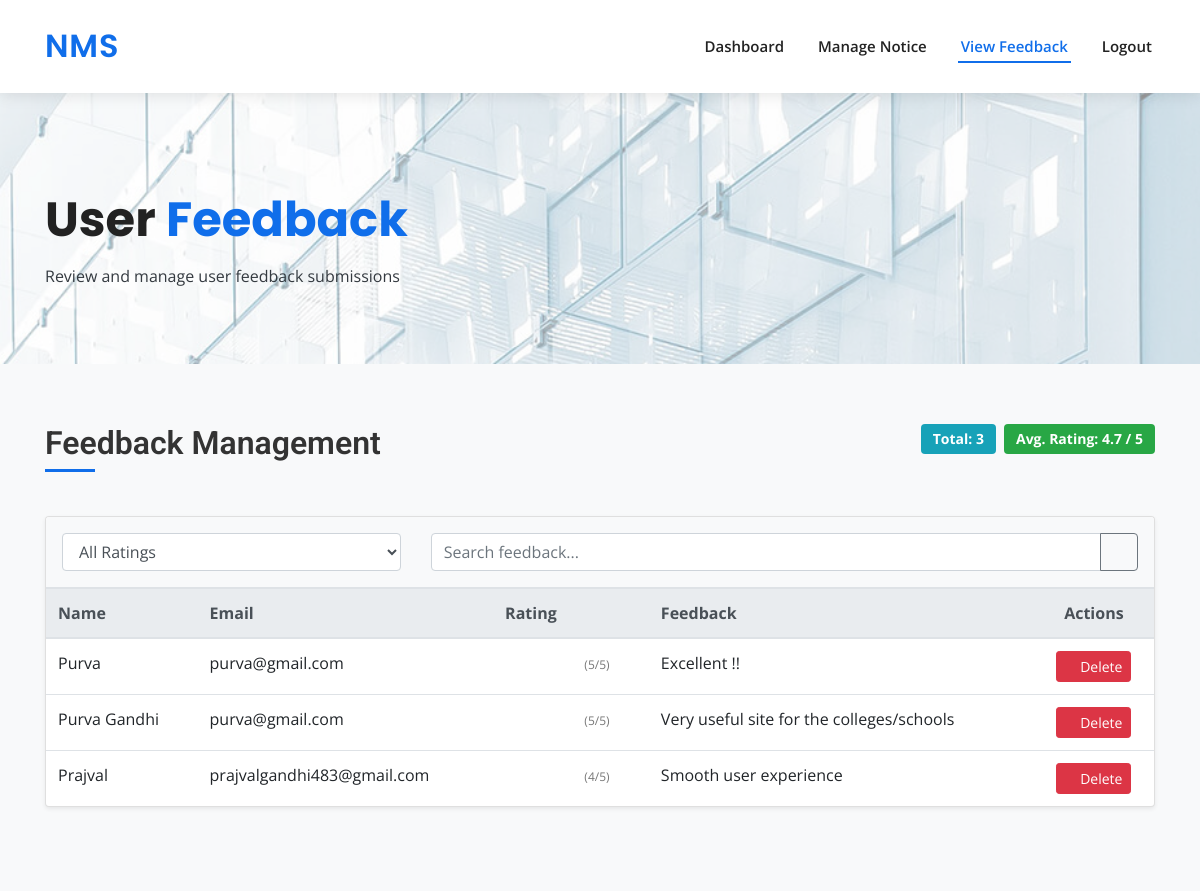
The page /admin/view_feedback.php (signed in) on the database its author committed.
### tables this page shows
CREATE TABLE `feed` (
  `Name` text NOT NULL,
  `Email` text NOT NULL,
  `Rating` int(11) NOT NULL,
  `Text` text NOT NULL,
  `date` date NOT NULL DEFAULT current_timestamp(),
  `id` int(11) NOT NULL
);

### admin/view_feedback.php (the view, shortened to what this page needs)
<!DOCTYPE html>
<html lang="en">
<head>
  <link href="../assets/vendor/bootstrap/css/bootstrap.min.css" rel="stylesheet">
  <link href="../assets/vendor/icofont/icofont.min.css" rel="stylesheet">
  <link href="../assets/vendor/boxicons/css/boxicons.min.css" rel="stylesheet">
  <link href="../assets/vendor/owl.carousel/assets/owl.carousel.min.css" rel="stylesheet">
  <link href="../assets/vendor/venobox/venobox.css" rel="stylesheet">
  <link href="../assets/vendor/aos/aos.css" rel="stylesheet">
  <link href="../assets/css/style.css" rel="stylesheet">
</head>
<body>
  <header id="header" class="fixed-top" style="top: 0;">
    <div class="container d-flex align-items-center">
      <h1 class="logo mr-auto"><a href="dashboard.php"><span>NMS</span></a></h1>
      <nav class="nav-menu d-none d-lg-block">
        <ul>
          <li><a href="dashboard.php">Dashboard</a></li>
          <li><a href="manage_notices.php">Manage Notice</a></li>
          <li class="active"><a href="view_feedback.php">View Feedback</a></li>
          <li><a href="../logout.php">Logout</a></li>
        </ul>
      </nav>
    </div>
  </header>
  <section id="hero" class="d-flex align-items-center" style="height: fit-content;">
    <div class="container">
      <h1>User <span>Feedback</span></h1>
      <p class="mt-3 text-dark">Review and manage user feedback submissions</p>
    </div>
  </section>
  <main id="main">
    <section class="feedback-admin-section">
      <div class="container">
        <div class="row mb-4">
          <div class="col-md-6">
            <h2 class="admin-section-title">Feedback Management</h2>
          </div>
          <div class="col-md-6 text-md-right">
            <div class="feedback-stats">
              <?php
              $con = mysqli_connect("127.0.0.1", "root", "", "nms");
              if($con) {
                $countQuery = "SELECT COUNT(*) as total, AVG(Rating) as avg_rating FROM feed";
                $countResult = mysqli_query($con, $countQuery);
                $stats = mysqli_fetch_assoc($countResult);
                echo '<span class="badge badge-info mr-2">Total: ' . $stats['total'] . '</span>';
                echo '<span class="badge badge-success">Avg. Rating: ' . number_format($stats['avg_rating'], 1) . ' / 5</span>';
              }
              ?>
            </div>
          </div>
        </div>
        <div class="row mb-4">
          <div class="col-lg-12">
            <div class="card shadow-sm">
              <div class="card-body p-0">
                <div class="admin-filter-bar p-3 bg-light border-bottom">
                  <div class="row">
                    <div class="col-md-4 mb-2 mb-md-0">
                      <select class="form-control" id="ratingFilter" onchange="filterFeedback()">
                        <option value="all">All Ratings</option>
                      </select>
                    </div>
                    <div class="col-md-8">
                      <div class="input-group">
                        <input type="text" class="form-control" id="searchFeedback" placeholder="Search feedback..." onkeyup="searchFeedback()">
                        <div class="input-group-append">
                          <button class="btn btn-outline-secondary" type="button"><i class="icofont-search"></i></button>
                        </div>
                      </div>
                    </div>
                  </div>
                </div>
                <div class="table-responsive">
                  <table class="table table-hover admin-feedback-table mb-0" id="feedbackTable">
                    <thead class="thead-light">
                      <tr>
                        <th>Name</th>
                        <th>Email</th>
                        <th>Rating</th>
                        <th>Feedback</th>
                        <th class="text-center">Actions</th>
                      </tr>
                    </thead>
                    <tbody>
                      <?php
                      if($con) {
                        $query = "SELECT * FROM feed ORDER BY Rating DESC";
                        $res = mysqli_query($con, $query);
                        if(mysqli_num_rows($res) > 0) {
                          while($feedback = mysqli_fetch_array($res)) {
                            $id = $feedback['id'];
                            $name = $feedback['Name'];
                            $email = $feedback['Email'];
                            $rating = $feedback['Rating'];
                            $feedback_text = $feedback['Text'];
                            $stars = '';
                            for($i = 1; $i <= 5; $i++) {
                              $starClass = ($i <= $rating) ? 'text-warning' : 'text-muted';
                              $stars .= '<i class="icofont-star ' . $starClass . '"></i>';
                            }
                            echo '<tr class="feedback-row" data-rating="' . $rating . '">
                              <td>' . htmlspecialchars($name) . '</td>
                              <td>' . htmlspecialchars($email) . '</td>
                              <td class="star-rating">' . $stars . ' <span class="rating-text">(' . $rating . '/5)</span></td>
                              <td>' . htmlspecialchars($feedback_text) . '</td>
                              <td class="text-center">
                                <button onclick="confirmDelete(\'' . htmlspecialchars($id) . '\')" class="btn btn-sm btn-danger">
                                  <i class="icofont-trash mr-1"></i>Delete
                                </button>
                              </td>
                            </tr>';
                          }
                        } else {
                          echo '<tr><td colspan="5" class="text-center py-4">No feedback submissions found.</td></tr>';
                        }
                      } else {
                        echo '<tr><td colspan="5" class="text-center py-4">Failed to connect to database.</td></tr>';
                      }
                      ?>
                    </tbody>
                  </table>
                </div>
              </div>
            </div>
          </div>
        </div>
      </div>
    </section>
  </main>
</body>
</html>

### assets/css/style.css (style rules this page uses)
body { font-family: "Open Sans", sans-serif; color: #444444; }
a { color: #106eea; }
h1, h2, h3, h4, h5, h6 { font-family: "Roboto", sans-serif; }
#header { background: #fff; transition: all 0.5s; z-index: 997; padding: 25px 0; top: 40px; box-shadow: 0px 2px 15px rgba(0, 0, 0, 0.1); }
#header .logo { font-size: 32px; margin: 0; padding: 0; line-height: 1; font-weight: 600; letter-spacing: 0.8px; font-family: "Poppins", sans-serif; }
#header .logo a { color: #222222; }
#header .logo a span { color: #106eea; }
.nav-menu ul { margin: 0; padding: 0; list-style: none; }
.nav-menu>ul { display: flex; }
.nav-menu>ul>li { position: relative; white-space: nowrap; padding: 10px 0 10px 28px; }
.nav-menu a { display: block; position: relative; color: #222222; transition: 0.3s; font-size: 15px; font-weight: 600; padding: 0 3px; font-family: "Open Sans", sans-serif; }
.nav-menu>ul>li>a:before { content: ""; position: absolute; width: 100%; height: 2px; bottom: -5px; left: 0; background-color: #106eea; visibility: hidden; width: 0px; transition: all 0.3s ease-in-out 0s; }
.nav-menu a:hover:before, .nav-menu li:hover>a:before, .nav-menu .active>a:before { visibility: visible; width: 100%; }
.nav-menu a:hover, .nav-menu .active>a, .nav-menu li:hover>a { color: #106eea; }
.mobile-nav { position: fixed; top: 55px; right: 15px; bottom: 15px; left: 15px; z-index: 9999; overflow-y: auto; background: #fff; transition: ease-in-out 0.2s; opacity: 0; visibility: hidden; border-radius: 10px; padding: 10px 0; }
.mobile-nav * { margin: 0; padding: 0; list-style: none; }
.mobile-nav a { display: block; position: relative; color: #222222; padding: 10px 20px; font-weight: 500; outline: none; }
.mobile-nav a:hover, .mobile-nav .active>a, .mobile-nav li:hover>a { color: #106eea; text-decoration: none; }
#hero { width: 100%; height: 75vh; background: url("../img/hero-bg.jpg") top left; background-size: cover; position: relative; }
#hero:before { content: ""; background: rgba(255, 255, 255, 0.6); position: absolute; bottom: 0; top: 0; left: 0; right: 0; }
#hero .container { position: relative; padding-top: 132px; }
#hero h1 { margin: 0; font-size: 48px; font-weight: 700; line-height: 56px; color: #222222; font-family: "Poppins", sans-serif; }
#hero h1 span { color: #106eea; }
@media (min-width: 1024px) { #hero { background-attachment: fixed; } }
section { padding: 60px 0; overflow: hidden; }
.admin-section-title { color: #333; font-weight: 600; margin-bottom: 20px; position: relative; padding-bottom: 10px; }
.admin-section-title:after { content: ''; position: absolute; bottom: 0; left: 0; width: 50px; height: 3px; background-color: #106eea; }
.admin-filter-bar { border-radius: 4px 4px 0 0; }
.feedback-admin-section { padding: 60px 0; background-color: #f8f9fa; }
.admin-feedback-table .star-rating { white-space: nowrap; }
.admin-feedback-table .icofont-star { font-size: 18px; }
.admin-feedback-table .text-warning { color: #FFD700 !important; }
.admin-feedback-table .rating-text { font-size: 12px; color: #777; margin-left: 5px; }
.feedback-stats .badge { font-size: 14px; padding: 8px 12px; }
.feedback-stats .badge-info { background-color: #17a2b8; }
.feedback-stats .badge-success { background-color: #28a745; }

### rows shown on the page
feed: Name "Purva", Email "purva@gmail.com", Rating "5", Text "Excellent !!"
feed: Name "Purva Gandhi", Email "purva@gmail.com", Rating "5", Text "Very useful site for the colleges/schools"
feed: Name "Prajval", Email "prajvalgandhi483@gmail.com", Rating "4", Text "Smooth user experience"

### other values the page prints
$stats['total'] "3"
$stats['avg_rating'] "4.7"
